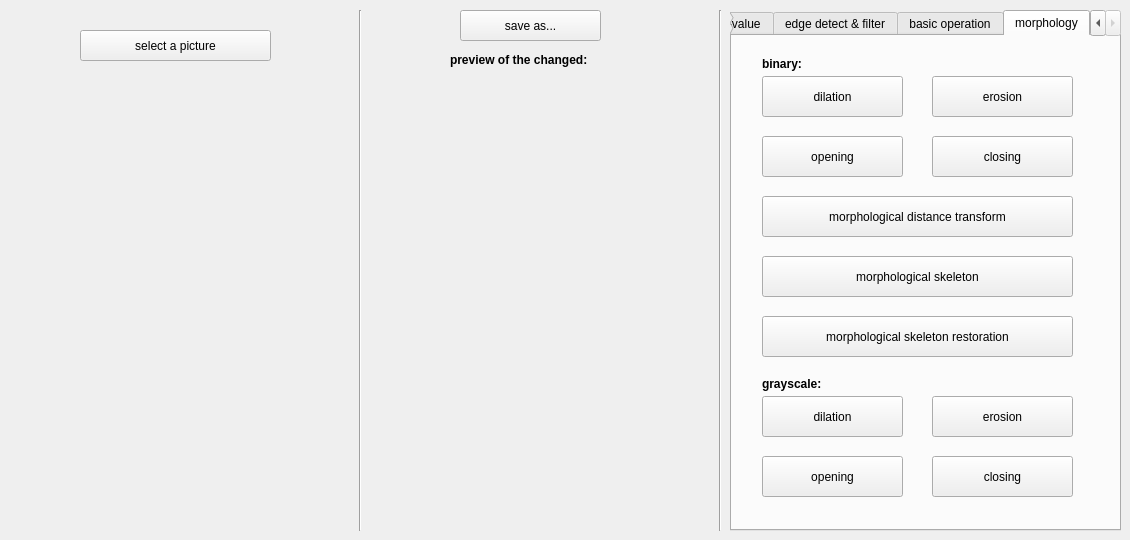
<?xml version="1.0" encoding="UTF-8"?>
<ui version="4.0">
 <class>MainWindow</class>
 <widget class="QMainWindow" name="MainWindow">
  <property name="windowModality">
   <enum>Qt::ApplicationModal</enum>
  </property>
  <property name="enabled">
   <bool>true</bool>
  </property>
  <property name="geometry">
   <rect>
    <x>0</x>
    <y>0</y>
    <width>1130</width>
    <height>540</height>
   </rect>
  </property>
  <property name="sizePolicy">
   <sizepolicy hsizetype="Preferred" vsizetype="Preferred">
    <horstretch>0</horstretch>
    <verstretch>0</verstretch>
   </sizepolicy>
  </property>
  <property name="minimumSize">
   <size>
    <width>1130</width>
    <height>540</height>
   </size>
  </property>
  <property name="maximumSize">
   <size>
    <width>1130</width>
    <height>540</height>
   </size>
  </property>
  <property name="windowTitle">
   <string>MainWindow</string>
  </property>
  <widget class="QWidget" name="centralWidget">
   <widget class="QPushButton" name="select">
    <property name="geometry">
     <rect>
      <x>80</x>
      <y>30</y>
      <width>191</width>
      <height>31</height>
     </rect>
    </property>
    <property name="text">
     <string>select a picture</string>
    </property>
   </widget>
   <widget class="QLabel" name="display">
    <property name="geometry">
     <rect>
      <x>30</x>
      <y>70</y>
      <width>300</width>
      <height>450</height>
     </rect>
    </property>
    <property name="minimumSize">
     <size>
      <width>300</width>
      <height>450</height>
     </size>
    </property>
    <property name="maximumSize">
     <size>
      <width>300</width>
      <height>450</height>
     </size>
    </property>
    <property name="text">
     <string/>
    </property>
   </widget>
   <widget class="QLabel" name="display2">
    <property name="geometry">
     <rect>
      <x>390</x>
      <y>70</y>
      <width>300</width>
      <height>450</height>
     </rect>
    </property>
    <property name="minimumSize">
     <size>
      <width>300</width>
      <height>450</height>
     </size>
    </property>
    <property name="maximumSize">
     <size>
      <width>300</width>
      <height>450</height>
     </size>
    </property>
    <property name="text">
     <string/>
    </property>
   </widget>
   <widget class="Line" name="line">
    <property name="geometry">
     <rect>
      <x>350</x>
      <y>10</y>
      <width>20</width>
      <height>521</height>
     </rect>
    </property>
    <property name="orientation">
     <enum>Qt::Vertical</enum>
    </property>
   </widget>
   <widget class="QLabel" name="label">
    <property name="geometry">
     <rect>
      <x>450</x>
      <y>50</y>
      <width>181</width>
      <height>20</height>
     </rect>
    </property>
    <property name="font">
     <font>
      <weight>75</weight>
      <italic>false</italic>
      <bold>true</bold>
      <strikeout>false</strikeout>
      <kerning>true</kerning>
     </font>
    </property>
    <property name="text">
     <string>preview of the changed:</string>
    </property>
   </widget>
   <widget class="QPushButton" name="saveAs">
    <property name="geometry">
     <rect>
      <x>460</x>
      <y>10</y>
      <width>141</width>
      <height>31</height>
     </rect>
    </property>
    <property name="text">
     <string>save as...</string>
    </property>
   </widget>
   <widget class="Line" name="line_2">
    <property name="geometry">
     <rect>
      <x>710</x>
      <y>10</y>
      <width>20</width>
      <height>521</height>
     </rect>
    </property>
    <property name="orientation">
     <enum>Qt::Vertical</enum>
    </property>
   </widget>
   <widget class="QTabWidget" name="tabWidget">
    <property name="geometry">
     <rect>
      <x>730</x>
      <y>10</y>
      <width>391</width>
      <height>521</height>
     </rect>
    </property>
    <property name="mouseTracking">
     <bool>false</bool>
    </property>
    <property name="layoutDirection">
     <enum>Qt::LeftToRight</enum>
    </property>
    <property name="tabPosition">
     <enum>QTabWidget::North</enum>
    </property>
    <property name="tabShape">
     <enum>QTabWidget::Rounded</enum>
    </property>
    <property name="currentIndex">
     <number>3</number>
    </property>
    <property name="elideMode">
     <enum>Qt::ElideNone</enum>
    </property>
    <property name="documentMode">
     <bool>false</bool>
    </property>
    <property name="tabsClosable">
     <bool>false</bool>
    </property>
    <property name="movable">
     <bool>false</bool>
    </property>
    <widget class="QWidget" name="tab">
     <attribute name="title">
      <string>gray &amp;&amp; 2-value</string>
     </attribute>
     <widget class="QLabel" name="label_2">
      <property name="geometry">
       <rect>
        <x>40</x>
        <y>390</y>
        <width>311</width>
        <height>16</height>
       </rect>
      </property>
      <property name="font">
       <font>
        <weight>75</weight>
        <bold>true</bold>
       </font>
      </property>
      <property name="text">
       <string>set the threshold and change to 2-value:</string>
      </property>
     </widget>
     <widget class="QPushButton" name="genHis">
      <property name="geometry">
       <rect>
        <x>40</x>
        <y>20</y>
        <width>171</width>
        <height>51</height>
       </rect>
      </property>
      <property name="text">
       <string>change to gray &amp;&amp;
 generate histogram</string>
      </property>
     </widget>
     <widget class="QLabel" name="histogram">
      <property name="geometry">
       <rect>
        <x>40</x>
        <y>110</y>
        <width>261</width>
        <height>261</height>
       </rect>
      </property>
      <property name="text">
       <string/>
      </property>
     </widget>
     <widget class="QSlider" name="setThr">
      <property name="geometry">
       <rect>
        <x>40</x>
        <y>420</y>
        <width>261</width>
        <height>16</height>
       </rect>
      </property>
      <property name="maximum">
       <number>255</number>
      </property>
      <property name="orientation">
       <enum>Qt::Horizontal</enum>
      </property>
     </widget>
     <widget class="QSpinBox" name="setThrM">
      <property name="geometry">
       <rect>
        <x>310</x>
        <y>410</y>
        <width>55</width>
        <height>31</height>
       </rect>
      </property>
      <property name="maximum">
       <number>255</number>
      </property>
     </widget>
     <widget class="QLabel" name="label_3">
      <property name="geometry">
       <rect>
        <x>40</x>
        <y>90</y>
        <width>91</width>
        <height>16</height>
       </rect>
      </property>
      <property name="font">
       <font>
        <weight>75</weight>
        <bold>true</bold>
       </font>
      </property>
      <property name="text">
       <string>histogram:</string>
      </property>
     </widget>
     <widget class="QPushButton" name="otsu">
      <property name="geometry">
       <rect>
        <x>90</x>
        <y>450</y>
        <width>84</width>
        <height>31</height>
       </rect>
      </property>
      <property name="text">
       <string>otsu</string>
      </property>
     </widget>
     <widget class="QPushButton" name="entropy">
      <property name="geometry">
       <rect>
        <x>190</x>
        <y>450</y>
        <width>84</width>
        <height>31</height>
       </rect>
      </property>
      <property name="text">
       <string>entropy</string>
      </property>
     </widget>
     <widget class="QLabel" name="label_9">
      <property name="geometry">
       <rect>
        <x>40</x>
        <y>454</y>
        <width>41</width>
        <height>21</height>
       </rect>
      </property>
      <property name="font">
       <font>
        <weight>75</weight>
        <bold>true</bold>
       </font>
      </property>
      <property name="text">
       <string>auto:</string>
      </property>
     </widget>
    </widget>
    <widget class="QWidget" name="widget">
     <attribute name="title">
      <string>edge detect &amp;&amp; filter</string>
     </attribute>
     <widget class="QPushButton" name="roberts">
      <property name="geometry">
       <rect>
        <x>40</x>
        <y>70</y>
        <width>141</width>
        <height>41</height>
       </rect>
      </property>
      <property name="text">
       <string>Roberts operator </string>
      </property>
     </widget>
     <widget class="QPushButton" name="prewitt">
      <property name="geometry">
       <rect>
        <x>40</x>
        <y>120</y>
        <width>141</width>
        <height>41</height>
       </rect>
      </property>
      <property name="text">
       <string>Prewitt operator</string>
      </property>
     </widget>
     <widget class="QPushButton" name="sobel">
      <property name="geometry">
       <rect>
        <x>40</x>
        <y>170</y>
        <width>141</width>
        <height>41</height>
       </rect>
      </property>
      <property name="text">
       <string>Sobel operator</string>
      </property>
     </widget>
     <widget class="QPushButton" name="gaus">
      <property name="geometry">
       <rect>
        <x>40</x>
        <y>260</y>
        <width>141</width>
        <height>41</height>
       </rect>
      </property>
      <property name="text">
       <string>Gaussian</string>
      </property>
     </widget>
     <widget class="QPushButton" name="mean">
      <property name="geometry">
       <rect>
        <x>40</x>
        <y>310</y>
        <width>141</width>
        <height>41</height>
       </rect>
      </property>
      <property name="text">
       <string>mean</string>
      </property>
     </widget>
     <widget class="QPushButton" name="medi">
      <property name="geometry">
       <rect>
        <x>40</x>
        <y>360</y>
        <width>141</width>
        <height>41</height>
       </rect>
      </property>
      <property name="text">
       <string>median</string>
      </property>
     </widget>
     <widget class="QLabel" name="label_4">
      <property name="geometry">
       <rect>
        <x>40</x>
        <y>50</y>
        <width>101</width>
        <height>16</height>
       </rect>
      </property>
      <property name="font">
       <font>
        <weight>75</weight>
        <bold>true</bold>
       </font>
      </property>
      <property name="text">
       <string>edge detect:</string>
      </property>
     </widget>
     <widget class="QLabel" name="label_5">
      <property name="geometry">
       <rect>
        <x>40</x>
        <y>240</y>
        <width>51</width>
        <height>16</height>
       </rect>
      </property>
      <property name="font">
       <font>
        <weight>75</weight>
        <bold>true</bold>
       </font>
      </property>
      <property name="text">
       <string>fliter:</string>
      </property>
     </widget>
    </widget>
    <widget class="QWidget" name="tab_3">
     <attribute name="title">
      <string>basic operation</string>
     </attribute>
     <widget class="QPushButton" name="invert">
      <property name="geometry">
       <rect>
        <x>40</x>
        <y>30</y>
        <width>141</width>
        <height>41</height>
       </rect>
      </property>
      <property name="text">
       <string>invert</string>
      </property>
     </widget>
     <widget class="QLabel" name="label_6">
      <property name="geometry">
       <rect>
        <x>40</x>
        <y>10</y>
        <width>59</width>
        <height>15</height>
       </rect>
      </property>
      <property name="font">
       <font>
        <weight>75</weight>
        <bold>true</bold>
       </font>
      </property>
      <property name="text">
       <string>point:</string>
      </property>
     </widget>
     <widget class="QLabel" name="label_7">
      <property name="geometry">
       <rect>
        <x>40</x>
        <y>90</y>
        <width>81</width>
        <height>16</height>
       </rect>
      </property>
      <property name="font">
       <font>
        <weight>75</weight>
        <bold>true</bold>
       </font>
      </property>
      <property name="text">
       <string>algebraic:</string>
      </property>
     </widget>
     <widget class="QPushButton" name="combine">
      <property name="geometry">
       <rect>
        <x>40</x>
        <y>110</y>
        <width>141</width>
        <height>41</height>
       </rect>
      </property>
      <property name="text">
       <string>combine...</string>
      </property>
     </widget>
     <widget class="QLabel" name="display3">
      <property name="geometry">
       <rect>
        <x>40</x>
        <y>160</y>
        <width>311</width>
        <height>201</height>
       </rect>
      </property>
      <property name="text">
       <string/>
      </property>
     </widget>
     <widget class="QLabel" name="label_8">
      <property name="geometry">
       <rect>
        <x>40</x>
        <y>380</y>
        <width>241</width>
        <height>16</height>
       </rect>
      </property>
      <property name="font">
       <font>
        <weight>75</weight>
        <bold>true</bold>
       </font>
      </property>
      <property name="text">
       <string>geometric(3 times the size):</string>
      </property>
     </widget>
     <widget class="QPushButton" name="nearest">
      <property name="geometry">
       <rect>
        <x>40</x>
        <y>400</y>
        <width>141</width>
        <height>41</height>
       </rect>
      </property>
      <property name="text">
       <string>nearest neighbour</string>
      </property>
     </widget>
     <widget class="QPushButton" name="bilinear">
      <property name="geometry">
       <rect>
        <x>210</x>
        <y>400</y>
        <width>141</width>
        <height>41</height>
       </rect>
      </property>
      <property name="text">
       <string>bilinear</string>
      </property>
     </widget>
    </widget>
    <widget class="QWidget" name="tab_2">
     <attribute name="title">
      <string>morphology</string>
     </attribute>
     <widget class="QPushButton" name="bi_di">
      <property name="geometry">
       <rect>
        <x>30</x>
        <y>40</y>
        <width>141</width>
        <height>41</height>
       </rect>
      </property>
      <property name="text">
       <string>dilation</string>
      </property>
     </widget>
     <widget class="QPushButton" name="bi_er">
      <property name="geometry">
       <rect>
        <x>200</x>
        <y>40</y>
        <width>141</width>
        <height>41</height>
       </rect>
      </property>
      <property name="text">
       <string>erosion</string>
      </property>
     </widget>
     <widget class="QPushButton" name="bi_op">
      <property name="geometry">
       <rect>
        <x>30</x>
        <y>100</y>
        <width>141</width>
        <height>41</height>
       </rect>
      </property>
      <property name="text">
       <string>opening</string>
      </property>
     </widget>
     <widget class="QPushButton" name="bi_cl">
      <property name="geometry">
       <rect>
        <x>200</x>
        <y>100</y>
        <width>141</width>
        <height>41</height>
       </rect>
      </property>
      <property name="text">
       <string>closing</string>
      </property>
     </widget>
     <widget class="QPushButton" name="di_tr">
      <property name="geometry">
       <rect>
        <x>30</x>
        <y>160</y>
        <width>311</width>
        <height>41</height>
       </rect>
      </property>
      <property name="text">
       <string>morphological distance transform</string>
      </property>
     </widget>
     <widget class="QPushButton" name="skel">
      <property name="geometry">
       <rect>
        <x>30</x>
        <y>220</y>
        <width>311</width>
        <height>41</height>
       </rect>
      </property>
      <property name="text">
       <string>morphological skeleton</string>
      </property>
     </widget>
     <widget class="QPushButton" name="sk_re">
      <property name="geometry">
       <rect>
        <x>30</x>
        <y>280</y>
        <width>311</width>
        <height>41</height>
       </rect>
      </property>
      <property name="text">
       <string>morphological skeleton restoration</string>
      </property>
     </widget>
     <widget class="QLabel" name="label_10">
      <property name="geometry">
       <rect>
        <x>30</x>
        <y>20</y>
        <width>101</width>
        <height>16</height>
       </rect>
      </property>
      <property name="font">
       <font>
        <weight>75</weight>
        <bold>true</bold>
       </font>
      </property>
      <property name="text">
       <string>binary:</string>
      </property>
     </widget>
     <widget class="QLabel" name="label_11">
      <property name="geometry">
       <rect>
        <x>30</x>
        <y>340</y>
        <width>101</width>
        <height>16</height>
       </rect>
      </property>
      <property name="font">
       <font>
        <weight>75</weight>
        <bold>true</bold>
       </font>
      </property>
      <property name="text">
       <string>grayscale:</string>
      </property>
     </widget>
     <widget class="QPushButton" name="gr_di">
      <property name="geometry">
       <rect>
        <x>30</x>
        <y>360</y>
        <width>141</width>
        <height>41</height>
       </rect>
      </property>
      <property name="text">
       <string>dilation</string>
      </property>
     </widget>
     <widget class="QPushButton" name="gr_er">
      <property name="geometry">
       <rect>
        <x>200</x>
        <y>360</y>
        <width>141</width>
        <height>41</height>
       </rect>
      </property>
      <property name="text">
       <string>erosion</string>
      </property>
     </widget>
     <widget class="QPushButton" name="gr_op">
      <property name="geometry">
       <rect>
        <x>30</x>
        <y>420</y>
        <width>141</width>
        <height>41</height>
       </rect>
      </property>
      <property name="text">
       <string>opening</string>
      </property>
     </widget>
     <widget class="QPushButton" name="gr_cl">
      <property name="geometry">
       <rect>
        <x>200</x>
        <y>420</y>
        <width>141</width>
        <height>41</height>
       </rect>
      </property>
      <property name="text">
       <string>closing</string>
      </property>
     </widget>
    </widget>
   </widget>
  </widget>
 </widget>
 <layoutdefault spacing="6" margin="11"/>
 <resources/>
 <connections/>
</ui>
